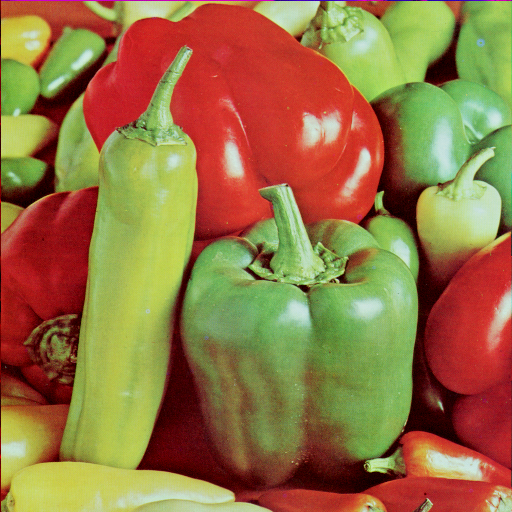
#> input picture demo/data/toy_image.tiff, 512 x 512 px
$ jupyter execute --allow-errors demo_dense.ipynb
#> lines starting #> are read from the running program, lines starting #| are printed output that depends on the picture
### src/eemix_dense.py
import sys
import os
import numpy as np
import time
import warnings
from itertools import product

import utils
import utils_train as train
import utils_CP as CP
import utils_Tucker as Tucker
import eemix_sparse

import importlib
importlib.reload(train)
importlib.reload(utils)
importlib.reload(eemix_sparse)

def eemix(T, Rs, alpha=1.0, model=[1,1,1,1],
        max_iter=10, iter_inside=1, update_rule=0, tol=1.0e-4,
        init_weights=None, learn_weights=True,
        verbose=True, verbose_interval=1, loss_history=True, conv_check_interval=10,
        avoid_nan=True):
    """
    Args:
        T  (multidimensional array): input tensor
        Rs (list): Ranks Rs = [Rcp (int), Rtucker(list), Rtrain(list)]
        alpha (real number): alpha of alpha-divergence.
            If alpha = 1.0, then KL div.
            If alpha = 0.5, then Hellinger distance.
        iter_inside(int>0): the number of loop in inside EM-algorithm.
        learn_weights(Boolen): True for learn mixture ratio otherwise False
        loss_history(Boolen): True to record loss history otherwise False
        avoid_nan(Boolen): True to ignore zero value in T and avoid log(0.0)
        init_weights(4-dim list): initial weights. None for random init

    Returns:
        factors(dict): obtained factors
        P (multidimensional array): mixtured low-rank tensor
        history: loss curve
        details: running details
    """

    ## To obtain time each iteration
    start_time = time.perf_counter()

    # Normalize input tensor
    total = np.sum(T)
    if not np.isclose(total, 1.0, atol=1e-6):
        warnings.warn(f"Input tensor sum is {total:.6e}, not close to 1. Normalizing...")
        T = T / total

    # tensor dim
    D = np.ndim(T)

    # tensor shape
    J = np.shape(T)

    # For the first E of EEM steps
    F = np.zeros(J)

    # the size of sample space
    AbsOmegaI = np.prod(J)

    assert sum(model) != 0, "Chose at least one low-rank structure"
    assert iter_inside > 0, "iter inside need to be largaer than 1"

    ## Rcp ... CP rank
    ## Rtucker ... Tucker rank
    ## R ... train rank
    Rcp, Rtucker, R = utils.adjust_ranks(Rs)

    # Flags for low-rank structures
    learn_cp, learn_tucker, learn_train, learn_noise = utils.adjust_learn_flags(model, Rcp, Rtucker, R, D)

    ####################
    ## Initialization ##
    ####################

    # Normalized Weight
    # NOTE: the total sum of eta should be 1.0
    model = [learn_cp, learn_tucker, learn_train, learn_noise]
    eta_cp, eta_train, eta_tucker, eta_noise = utils.initialize_weights(init_weights, model)

    """
    if init_weights == None:
        eta_cp     = 1/np.sum(model)
        eta_train  = 1/np.sum(model)
        eta_tucker = 1/np.sum(model)
        eta_noise  = 1/np.sum(model)
    elif init_weights == "random":
        init_weights = np.random.rand(4)
        total_weights = sum(init_weights)
        init_weights = [ init_weights[k] / total_weights for k in range(4)]
        eta_cp, eta_tucker, eta_train, eta_noise = init_weights
    else:
        total_weights = sum(init_weights)
        if total_weights != 1.0:
            print("We normalized the given weights...")
            init_weights = [ init_weights[k] / total_weights for k in range(4)]
        eta_cp, eta_tucker, eta_train, eta_noise = init_weights
    """


    ## Init for EMTrain
    ranks = {}
    if learn_train:
        if type(R) == int:
            print("\nRtrain need to be vector")
            R = [ R for d in range(D-1) ]
            print(f"Thus, Rtrain is modified as a vector {R}")
        else:
            assert len(R) == D-1, "Wrong dim of train rank"

        G = [ np.array([]) for d in range(D) ]

        G[0] = np.random.rand(1, J[0], R[0])
        for d in range(1,D-1):
            G[d] = np.random.rand(R[d-1], J[d], R[d])
        G[D-1] = np.random.rand(R[D-2], J[D-1], 1)

        # normalized core_tensors
        G[0] = G[0] / G[0].sum(axis=0, keepdims=True) / J[0]
        for d in range(1,D-1):
            G[d] = G[d] / G[d].sum(axis=(0,2), keepdims=True) / J[d]
        G[D-1] = G[D-1] / G[D-1].sum(axis=2, keepdims=True) / J[D-1]

        Ptrain = train.train_from_cores_fast(G)
        r = [*R, 1]
        ranks["train"] = R

        # +1 because of the weight
        n_para_train = utils.train_n_params(J, R) + 1
    else:
        Ptrain = 0
        Ctrain = 0
        eta_train = 0
        G = 0
        n_para_train = 0

    ## Init for EMCP
    if learn_cp:
        assert type(Rcp) == int, "\nCP rank need to be int."

        As = [ np.random.rand(J[d], Rcp) for d in range(D) ]
        # Normalize factors s.t. the reconstraction is normalized
        for d in range(D):
            As[d] = 1.0 / (Rcp)**(1.0/D) * As[d] * 1.0 / As[d].sum(axis=0, keepdims=True)
        Qcp = CP.get_CP_Q(As)
        Pcp = CP.CP_from_factors(As)
        ranks["cp"] = Rcp

        # +1 because of the weight
        n_para_cp = utils.cp_n_params(J, Rcp) + 1
    else:
        Pcp = 0
        Ccp = 0
        eta_cp = 0
        As = 0
        n_para_cp = 0

    if not(learn_noise):
        eta_noise = 0

    ## Init for EMTucker
    if learn_tucker:
        if type(Rtucker) == int:
            print("\nRtucker need to be vector")
            Rtucker = [ Rtucker for d in range(D) ]
            print(f"Thus, Rtucker is modified as a vector {Rtucker}")
        else:
            assert len(Rtucker) == D, "Wrong dim of tucker rank"
        As_tucker = [ np.random.rand(J[d], Rtucker[d]) for d in range(D) ]
        G_tucker = np.random.rand(*Rtucker)
        Qtucker  = Tucker.get_Tucker_Q(G_tucker, As_tucker)
        Ptucker  = Tucker.Tucker_from_factors(G_tucker, As_tucker)
        indices_all_rnk = [ [rd for rd in range(Rtucker[d])] for d in range(D) ]
        ranks["tucker"] = Rtucker

        # +1 because of the weight
        n_para_tucker = utils.tucker_n_params(J, Rtucker)
    else:
        Ptucker = 0
        Ctucker = 0
        eta_tucker = 0
        As_tucker = 0
        G_tucker = 0
        n_para_tucker = 0

    n_params_total = n_para_cp + n_para_tucker + n_para_train
    n_params_dict  = {"cp":n_para_cp, "tucker":n_para_tucker, "train":n_para_train, "total":n_params_total}

    if learn_noise:
        n_params_total += 1

    P = eta_cp * Pcp + eta_tucker * Ptucker + eta_train * Ptrain + eta_noise / AbsOmegaI
    F = update_F(F,T,P,alpha)

    T_over_P = T**alpha * F / P
    sum_T_over_P = np.sum( T_over_P )

    prev_error = np.inf
    prev_error_for_conv = np.inf

    ###############
    ## Histories ##
    ###############

    loss_kl_history  = []
    loss_nl_history  = []
    loss_alpha_history  = []
    loss_fro_history = []
    iter_history = []
    elapsed_times = []

    #############
    ## Verbose ##
    #############

    if verbose:
        N = np.count_nonzero(T)
        utils.print_verbose_top(alpha, N,
                n_para_cp, n_para_tucker, n_para_train, n_params_total,
                Rcp, Rtucker, R,
                learn_weights, learn_cp, learn_tucker, learn_train, learn_noise, sparse=False)

        """
        ## Show what low-rank structure will be used.
        print("\nEM mixture tensor learning for DENSE data")
        objective = alpha
        if alpha == 1.0:
           objective = "KL"
        if alpha == 0.0:
            objective = "Reverse KL"

        print("Included low-rank structures:")
        if learn_cp:
            print(f"{'CPD':<10} {'n_params'}:{n_para_cp:<8} {'Rank':<5}:{Rcp:<5}")
        if learn_tucker:
            print(f"{'Tucker':<10} {'n_params'}:{n_para_tucker:<8} {'Rank':<5}:{Rtucker}")
        if learn_train:
            print(f"{'Train':<10} {'n_params'}:{n_para_train:<8} {'Rank':<5}:{R}")
        if learn_noise:
            print(f"{'Noise':<10}")

        print(f"{'Learn weights':<25}:{str(learn_weights):>10}.")

        nnz = np.count_nonzero(T)
        ## Show the number of parameters
        print(f"\n{'Total number of params':<25}:{n_params_total:10d}")
        print(f"{'Number of non-zero values':<25}:{nnz:10d}")
        print(f"{'Objective function':<25}:{objective:>10}-div.")

        ## Header of verbose
        print(f"\n{'Iteration':<11} {'KL Error':<13} {'α-Error':<11} {'L2 Error':<14}  {'Weights':<8} {'CP':<6}  {'Tucker':<6}  {'Train':<7} {'Noise':<8}  {'Sum':<9}")
        """

    n_iter = 0

    ############################
    ############################
    ## Proposed EEM-algorithm ##
    ############################
    ############################

    while(n_iter < max_iter):
        #T_over_P = T / P

        ##################
        ## First E-STEP ##
        ##################
        F = update_F(F,T,P,alpha)

        for _ in range(iter_inside):

            #########################
            ## EM-algorithm inside ##
            #########################
            n_iter += 1

            T_over_P = T**alpha * F / P
            if learn_train:

                ########################
                ## UPDATE FOR EMTRAIN ##
                ########################

                GR = train.get_train_R(G) # G(  --> d )
                GL = train.get_train_L(G) # G( d <--  )

                ## Update G
                for d in range(D):
                    sum_axes = utils.tuple_skipping_m(D,d)
                    for rdm1, rd in product(range(r[d-1]), range(r[d])):
                        slice_GR = [slice(None)] * (GR[d-1].ndim - 1) + [rdm1]
                        GR_new = np.tensordot(GR[d-1][tuple(slice_GR)], G[d][rdm1,:,rd], axes=0)

                        slice_GL = [rd] + [slice(None)] * (GL[d].ndim - 1)
                        X = np.tensordot(GR_new, GL[d][tuple(slice_GL)], axes=0)
                        G[d][rdm1,:,rd] = np.sum(T_over_P * X, axis=sum_axes ) / np.sum( T_over_P * X )

                ## Normalize G
                for d in range(D):
                    for rd in range(r[d]):
                        G[d][:,:,rd] /= np.sum( G[d][:,:,rd] )

                Ptrain  = train.train_from_cores_fast(G)
                if update_rule == 0:
                    Ctrain  = eta_train * np.sum( T_over_P * Ptrain )
                else:
                    Ctrain  = np.sum( T_over_P * Ptrain )

            if learn_cp:

                ########################
                ## UPDATE FOR EMCP    ##
                ########################

                Qcp = CP.get_CP_Q(As)
                sum_rnk = [ np.sum(T_over_P * Qcp[r]) for r in range(Rcp) ]
                total = np.sum( sum_rnk )
                for d in range(D):
                    axis_to_sum = utils.tuple_skipping_m(D, d)
                    for rcp in range(Rcp):
                        As[d][:,rcp] = np.sum( Qcp[rcp] * T_over_P , axis=axis_to_sum) / ( total**(1/D) * sum_rnk[rcp] **(1-1/D) )
                        # You cannot leave total**(1/D) since it is no gurantee to be total == 1.

                Pcp     = CP.CP_from_factors(As)

                if update_rule == 0:
                    Ccp     = eta_cp * np.sum( T_over_P * Pcp )
                else:
                    Ccp     = np.sum( T_over_P * Pcp )


            if learn_tucker:

                #########################
                ## UPDATE FOR EMTucker ##
                #########################

                Qtucker = Tucker.get_Tucker_Q(G_tucker, As_tucker)

                # Update G_tucker
                for rtuc in product(*indices_all_rnk):
                    G_tucker[*rtuc] = np.sum( Qtucker[rtuc] * T_over_P )
                # normalize G_tucker
                G_tucker /= np.sum(G_tucker)

                # Update As_tucker
                for d in range(D):
                    axis_to_sum = utils.tuple_skipping_m(D, d)
                    for rd in range(Rtucker[d]):
                        indices_rnk = utils.get_rnk_indices_for_sum(d, rd, Rtucker)
                        As_tucker[d][:,rd] = sum( np.sum( Qtucker[rtucker] * T_over_P, axis=axis_to_sum ) for rtucker in product(*indices_rnk))

                    # Normalize As_tucker
                    for rd in range(Rtucker[d]):
                        As_tucker[d][:, rd] /= np.sum(As_tucker[d][:,rd])


                Ptucker = Tucker.Tucker_from_factors(G_tucker, As_tucker)
                if update_rule == 0:
                    Ctucker = eta_tucker * np.sum( T_over_P * Ptucker )
                else:
                    Ctucker = np.sum( T_over_P * Ptucker )

            ## E-step

            if learn_noise:
                if update_rule == 1:
                    Cnoise = np.sum( T_over_P ) / AbsOmegaI
                else:
                    Cnoise = eta_noise * np.sum( T_over_P ) / AbsOmegaI
            else:
                Cnoise = 0.0

            if learn_weights:
                eta_cp     =     Ccp / (Ccp + Ctrain + Ctucker + Cnoise)
                eta_train  =  Ctrain / (Ccp + Ctrain + Ctucker + Cnoise)
                eta_tucker = Ctucker / (Ccp + Ctrain + Ctucker + Cnoise)
                eta_noise  =  Cnoise / (Ccp + Ctrain + Ctucker + Cnoise)

            P = eta_cp * Pcp + eta_train * Ptrain + eta_tucker * Ptucker + eta_noise / AbsOmegaI
            # To check if the normalization is satsified
            # print(f" Total sum: {np.sum(P):.6f}" )

            if verbose:
                if n_iter % verbose_interval == 0:
                    kl_error = utils.KL_div(T,P,avoid_nan=avoid_nan)
                    alpha_error = utils.alpha_div(T,P,alpha,avoid_nan=avoid_nan)
                    #if np.isnan(kl_error):
                    #    print(f"objective function becomes NaN, values:{kl_error}")

                    nl_error = utils.NL(T,P,avoid_nan=avoid_nan)
                    f_error  = np.linalg.norm(T-P)/np.linalg.norm(T)
                    #print(n_iter, noise, f_error, kl_error)
                    #print(n_iter, kl_error, eta_cp, eta_tucker, eta_train, eta_noise)
                    if np.isnan(f_error):
                        print(f"L2 norm becomes NaN, values:{f_error}")
                        break

                    elapsed_time = time.perf_counter() - start_time
                    print(f"Iter: {n_iter:5d} KL: {kl_error:.7f} α:{alpha_error:.7f} L2: {f_error:.7f} | Weights: {eta_cp:.5f} {eta_tucker:.5f} {eta_train:.5f} {eta_noise:.5f} | {np.sum(P):.2f} | {elapsed_time:.2f} sec.")
                    if prev_error < alpha_error:
                        print("alpha-div. is not monotonicaly decreasing")
                    prev_error = alpha_error

                    if loss_history:
                        loss_kl_history.append(float(kl_error))
                        loss_nl_history.append(float(nl_error))
                        loss_alpha_history.append(float(alpha_error))
                        loss_fro_history.append(float(f_error))
                        iter_history.append(n_iter)
                        elapsed_times.append(elapsed_time)

            if n_iter > 3 and n_iter % conv_check_interval == 1 and n_iter > verbose_interval:
                kl_error = utils.KL_div(T,P,avoid_nan=avoid_nan)
                res = abs( prev_error_for_conv - alpha_error ) / conv_check_interval
                if res < tol:
                    break
                else:
                    prev_error_for_conv = alpha_error


    hisotry = {"iter":iter_history, "kl":loss_kl_history, "alpha":loss_alpha_history, "nl":loss_nl_history, "fro":loss_fro_history, "time":elapsed_times}
    factors = {"As":As, "G_tucker":G_tucker, "As_tucker":As_tucker, "G_train":G, "eta_cp":eta_cp, "eta_tucker":eta_tucker, "eta_train":eta_train, "eta_noise":eta_noise}

    models  = [learn_cp, learn_tucker, learn_train, learn_noise]
    details = {"max_iter":max_iter, "n_iter":n_iter, "tol":tol, "verbose_interval":verbose_interval, "n_params":n_params_dict,
               "conv_check_interval":conv_check_interval, "models":models, "rank":ranks, "update_rule":update_rule}

    # P is the reconst (mixture) low-rank tensor
    # If you wanna reconst tensor from factors, run
    # utils_mix.reconst_all(factors)
    return factors, P, hisotry, details

def update_F(F,T,P,alpha):
    F = P**(1-alpha) / np.sum( (T**alpha) * (P**(1-alpha)) )
    return F

### demo/utils_demo.py
from sklearn.datasets import make_moons
import numpy as np
import matplotlib.pyplot as plt

# [54 lines left out: function get_data, not called in this run]

import matplotlib.patches as patches

# [44 lines left out: function get_plot, not called in this run]

### demo/demo_dense.ipynb
# Demo: E$^2$M algorithm for dense tensor

[cell 1]
import sys
sys.path.append("../src/")

from PIL import Image
import eemix_dense as eemix
import numpy as np
import importlib
import matplotlib.pyplot as plt

import utils_demo
from utils_demo import get_plot
from utils_demo import get_data

#> (a cell that did not finish here is left out)

# Run pure models for random tensor

[cell 3]
## define normalized non-negative tensor
input_tensor = np.random.rand(10,10,10,10)
input_tensor = input_tensor / np.sum(input_tensor)

## define alpha
alpha = 0.5 # if alpha=1.0, the cost function is the KL div.

The EEM algorithm supports CP, Tucker, and Train decomposition. Chose low-rank structure and define the rank to run the decomposition as follows:

[cell 4]
## define tensor rank
r_cp = 40; r_tucker=0; r_train=0;  model = [1,0,0,0] # For CP decomp
# r_cp = 0;  r_tucker=5; r_train=0;  model = [0,1,0,0] # For Tucker decomp
# r_cp = 0;  r_tucker=0; r_train=10; model = [0,0,1,0] # For train decomp
rank = [r_cp, r_tucker, r_train]

Run the factorization. We can see the monotonical decreasing of the objective funtion.
`factors` and `P` provides obtained low-rank factors and reconstracted low-rank tensor, respectively.

#> (a cell that did not finish here is left out)

# Run for image
`emmix` supports mixture modeling. We provide an example of the reconstruction of an image by a mixture of CP, Tucker, TT, and adaptive background term. The four binary numbers in the `model` argument represent the CP, Tucker, TT, and the background term, respectively. For example, `model = [1,0,0,1]` means a mixture model of a CP and a background term.

[cell 6]
## Convert color image to 3D tensor
def get_photo():
    image = Image.open(f"data/toy_image.tiff")
#> image is the input picture: PIL image 512x512 RGB; mean R, G, B 149.8, 115.6, 66.5
    width, height = image.size
#> width = 512; height = 512
    image = image.resize((width // 5, height // 5))
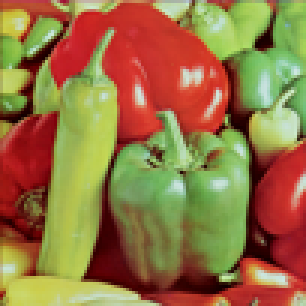
#> image: PIL image 102x102 RGB (shown 3 times larger); mean R, G, B 149.9, 115.8, 66.5

    array = np.array(image).astype(np.float32)
    array /= 255.0
    array += 1.0e-8
    total_sum = array.sum()
#> total_sum = 13554.6
    array /= total_sum
    return array, total_sum

input_tensor, total_sum = get_photo()
#> total_sum = 13554.6

[cell 7]
## -- define ranks for mixture --
## If you set a larger rank, the reconstruction becomes better.
r_cp = 100
r_tucker = 5
r_train = 10
rank = [r_cp, r_tucker, r_train]
model = [1,1,1,1]

##  -- define alpha --
alpha = 0.5

## Run optimization and obtain the reconstructed low-rank image P
#> (the rest of this cell did not finish here and is left out)


[cell 8]
# Check the reconstructed image

plt.figure(figsize=(8,4))
plt.subplot(1,2,1)
plt.title("Input image")
plt.axis("off")
plt.imshow(input_tensor * total_sum)

plt.subplot(1,2,2)
plt.title("Reconstructed image")
plt.axis("off")
#> (the rest of this cell did not finish here and is left out)

# Outlier robustness by alpha
The EEM algorithm has a strong advantage in terms of robustness to outliers and noise. Let us confirm that here. Firstly, we prepare the noisy two-class datasets

[cell 9]
import importlib
importlib.reload(utils_demo)
# Import synthesized data with mislabeling and noise
tensor = get_data(num_outliers=0)
tensor_with_noise = get_data(num_outliers=150)

# Convert to normalize dist.
tensor = tensor / np.sum(tensor)
tensor_with_noise = tensor_with_noise / np.sum(tensor_with_noise)

[cell 10]
fig, axs = plt.subplots(1, 2, figsize=(6,3))
get_plot(tensor, tensor, title="True data", ax=axs[0], fontsize=15)
get_plot(tensor_with_noise, tensor, title="Noisy data", ax=axs[1], fontsize=15)
plt.tight_layout()
plt.show()
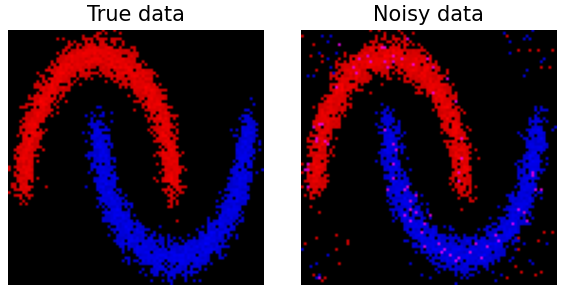
#> figure drawn by matplotlib, 2 panels

[cell 11]
rank = [50, 0, 0]
model = [1, 0, 0, 1]
importlib.reload(eemix)

#> (the rest of this cell did not finish here and is left out)

_, P_a09, _, _ = eemix.eemix(tensor_with_noise, rank, model=model, alpha=0.9, tol=1.0e-8, max_iter=400, verbose_interval=100, avoid_nan=True);

[cell 12]
fontsize=15
fig, axs = plt.subplots(1, 4, figsize=(9,5))
get_plot(tensor, tensor, title="True data", ax=axs[0], fontsize=fontsize)
get_plot(tensor_with_noise, tensor, title="Noisy data", ax=axs[1], fontsize=fontsize)
